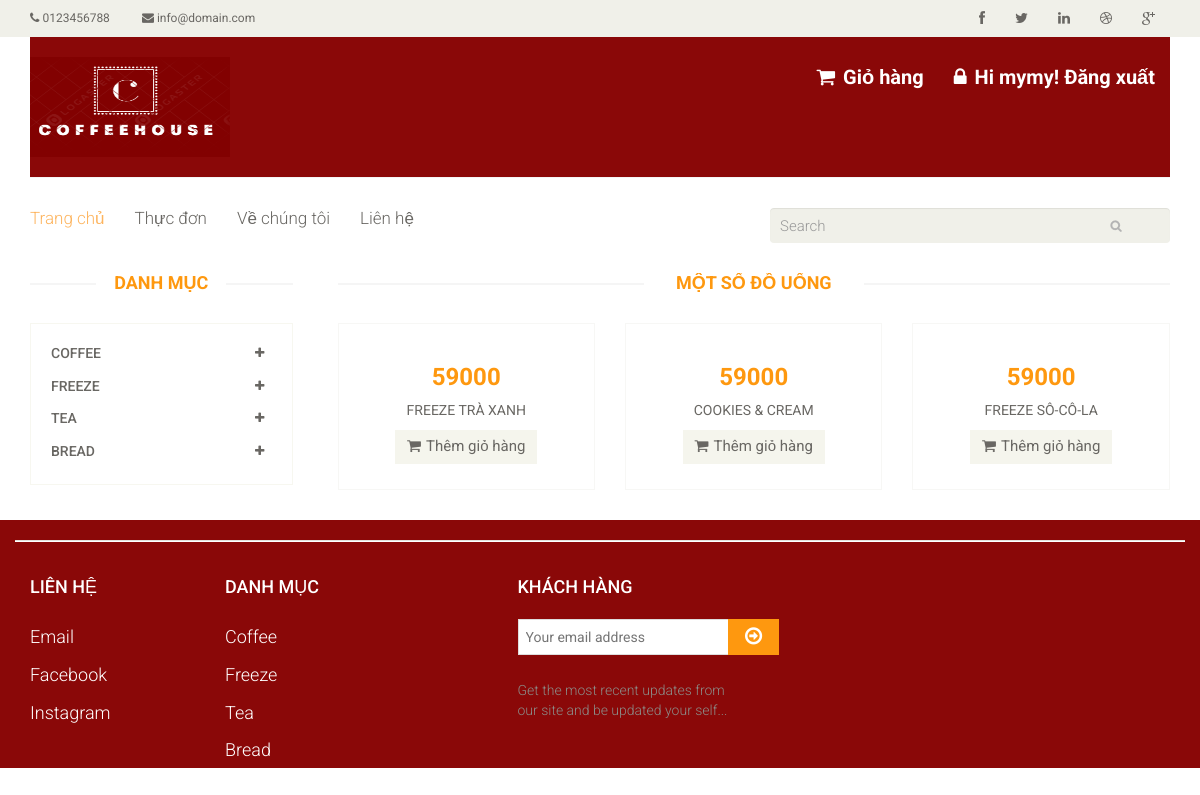
Screenshot of /productcat/2 (signed in) with the database file from the repository.
### home/models.py (models this page shows)
class Category(models.Model):
    title = models.CharField(max_length=100,default='')
    description = models.TextField(default='')
    active = models.BooleanField(default=True)

class Product(models.Model):
    title = models.CharField(max_length=255,default='')
    description = models.TextField(default='')
    category = models.ForeignKey(Category,on_delete=models.CASCADE)
    product_img = models.CharField(max_length=255,default='')
    price = models.IntegerField(default=0)
    active = models.BooleanField(default=True)

### home/views.py (the view)
# urls.py: path('productcat/<int:id>', productcat, name ='productcat'),
def productcat(request,id):
    categories = Category.objects.all()
    procat = Product.objects.filter(category_id=id)
    return render(request, 'productcat.html', {'procat': procat,'categorys2': categories})

### home/templates/productcat.html (shortened to what this page needs)
{% extends 'base.html' %}
{% load static %}
{% block content %}
    <section>
		<div class="container">
			<div class="row">
				<div class="col-sm-3">
					<div class="left-sidebar">
						<h2>Danh mục</h2>
						<div class="panel-group category-products" id="accordian">
							{% for item in categorys2 %}
                            <div class="panel panel-default">
								<div class="panel-heading">
									<h4 class="panel-title">
										<a data-toggle="collapse" data-parent="#accordian" href="#{{ item.id }}">
											<span class="badge pull-right"><i class="fa fa-plus"></i></span>
											{{ item.title }}
										</a>
									</h4>
								</div>
							</div>
                            {% endfor %}
						</div>
					</div>
				</div>
				<div class="col-sm-9 padding-right">
					<div class="features_items">
						<h2 class="title text-center">Một số đồ uống</h2>
                        {% for item in procat %}
                            <div class="col-sm-4">
							<div class="product-image-wrapper">
								<div class="single-products">
										<div class="productinfo text-center">
											<h2>{{ item.price }}</h2>
											<a href="{% url 'home:detail' item.pk %}">
                                                <p>{{ item.title }}</p>
                                            </a>
											<a class="btn btn-default add-to-cart" ><i class="fa fa-shopping-cart"></i>Thêm giỏ hàng</a>
										</div>
								</div>
							</div>
						</div>
                        {% endfor %}
					</div>
				</div>
			</div>
		</div>
	</section>
{% endblock %}

### home/templates/base.html (shortened to what this page needs)
{% load static %}
<!DOCTYPE html>
<html lang="en">
<head>
    <link href="{% static 'css/bootstrap.min.css' %}" rel="stylesheet">
    <link href="{% static 'css/font-awesome.min.css' %}" rel="stylesheet">
    <link href="{% static 'css/prettyPhoto.css' %}" rel="stylesheet">
    <link href="{% static 'css/price-range.css' %}" rel="stylesheet">
    <link href="{% static 'css/animate.css' %}" rel="stylesheet">
	<link href="{% static 'css/main.css' %}" rel="stylesheet">
	<link href="{% static 'css/responsive.css' %}" rel="stylesheet">
</head>
<body>
{% block header %}
	<header id="header">
		<div class="header_top">
			<div class="container">
				<div class="row">
					<div class="col-sm-6">
						<div class="contactinfo">
							<ul class="nav nav-pills">
								<li><a href="#"><i class="fa fa-phone"></i> 0123456788</a></li>
								<li><a href="#"><i class="fa fa-envelope"></i> info@domain.com</a></li>
							</ul>
						</div>
					</div>
					<div class="col-sm-6">
						<div class="social-icons pull-right">
							<ul class="nav navbar-nav">
								<li><a href="#"><i class="fa fa-facebook"></i></a></li>
								<li><a href="#"><i class="fa fa-twitter"></i></a></li>
								<li><a href="#"><i class="fa fa-linkedin"></i></a></li>
								<li><a href="#"><i class="fa fa-dribbble"></i></a></li>
								<li><a href="#"><i class="fa fa-google-plus"></i></a></li>
							</ul>
						</div>
					</div>
				</div>
			</div>
		</div>
		<div class="header-middle">
			<div class="container">
				<div class="row" style="background-color: #8A0808 !important;" >
					<div class="col-sm-4">
						<div class="logo pull-left">
							<a href="index.html"><img src="{% static 'images/home/logo2.png' %}" width="200" height="100" ></a>
						</div>
					</div>
					<div class="col-sm-8">
						<div class="shop-menu pull-right" >
							<ul class="nav navbar-nav" >
								<li><a href="{% url 'home:cart' %}" style="color: white !important;font-weight: bold;font-size: 20px;background-color: #8A0808 !important;"><i class="fa fa-shopping-cart"></i> Giỏ hàng</a></li>
								{% if user.is_authenticated %}
								<li class="nav-item">
									<a class="nav-link" href="{% url 'home:logout' %}" style="color: white !important;font-weight: bold;font-size: 20px;background-color: #8A0808 !important;"><i class="fa fa-lock"></i>
										{% if user.first_name %}
										Hi {{ user.first_name }}!
										{% else %}
										Hi {{ user.username }}!
										{% endif %}
										Đăng xuất</a>
								</li>
								{% else %}
								<li class="nav-item">
									<a class="nav-link" href="{% url 'home:login' %}">Đăng nhập</a>
								</li>
                				{% endif %}
                                <br>
							</ul>
						</div>
					</div>
				</div>
			</div>
		</div>
		<div class="header-bottom">
			<div class="container">
				<div class="row">
					<div class="col-sm-9">
						<div class="mainmenu pull-left">
							<ul class="nav navbar-nav collapse navbar-collapse">
								<li><a href="{% url 'home:home' %}" class="active">Trang chủ</a></li>
								<li><a href="{% url 'home:product' %}">Thực đơn</a>
                                </li>
								<li ><a href="{% url 'home:about' %}">Về chúng tôi</a>
                                </li>
								<li><a href="{% url 'home:contact' %}">Liên hệ</a></li>
							</ul>
						</div>
					</div>
					<div class="col-sm-3">
						<form action="/s/">
						<div class="search_box pull-right"  >
							<input type="text" class="form-control" name="search" placeholder="Search" style="width:400px;  background-position: 340px;font-size:15px"/>
						</div>
						</form>
					</div>
				</div>
			</div>
		</div>
	</header>
{% endblock %}
{% block content %}
{% endblock %}
{% block footer %}
<footer id="footer"style="background-color: #8A0808 !important;">
		<div class="footer-top">
			<div class="container" >
			</div>
		</div>
		<div class="footer-widget">
			<div class="container" >
				<div class="row" >
					<div class="col-sm-2"  >
						<div class="single-widget" >
							<h2 style="color:white;font-size:18px;">Liên hệ </h2>
							<ul class="nav nav-pills nav-stacked">
								<li ><a href="#" style="color:white;font-size:18px;">Email</a></li>
								<li ><a href="#" style="color:white;font-size:18px;">Facebook</a></li>
								<li ><a href="#" style="color:white;font-size:18px;">Instagram</a></li>
							</ul>
						</div>
					</div>
					<div class="col-sm-2">
						<div class="single-widget">
							<h2 style="color:white;font-size:18px;">Danh mục </h2>
							<ul class="nav nav-pills nav-stacked">
								<li><a href="#" style="color:white;font-size:18px;">Coffee</a></li>
								<li><a href="#" style="color:white;font-size:18px;">Freeze</a></li>
								<li><a href="#" style="color:white;font-size:18px;">Tea</a></li>
								<li><a href="#" style="color:white;font-size:18px;">Bread</a></li>
							</ul>
						</div>
					</div>
					<div class="col-sm-3 col-sm-offset-1">
						<div class="single-widget">
							<h2 style="color:white;font-size:18px;">Khách hàng</h2>
							<form action="#" class="searchform">
								<input type="text" placeholder="Your email address" />
								<button type="submit" class="btn btn-default"><i class="fa fa-arrow-circle-o-right"></i></button>
								<p>Get the most recent updates from <br />our site and be updated your self...</p>
							</form>
						</div>
					</div>
				</div>
			</div>
		</div>
	</footer>
{% endblock %}
</body>
</html>

### rows the page displays
Category: title "COFFEE"
Category: title "FREEZE"
Category: title "TEA"
Category: title "BREAD"
Product: price "59000", title "FREEZE TRÀ XANH"
Product: price "59000", title "COOKIES & CREAM"
Product: price "59000", title "FREEZE SÔ-CÔ-LA"

### other values shown
{{ user.username }} "mymy"
